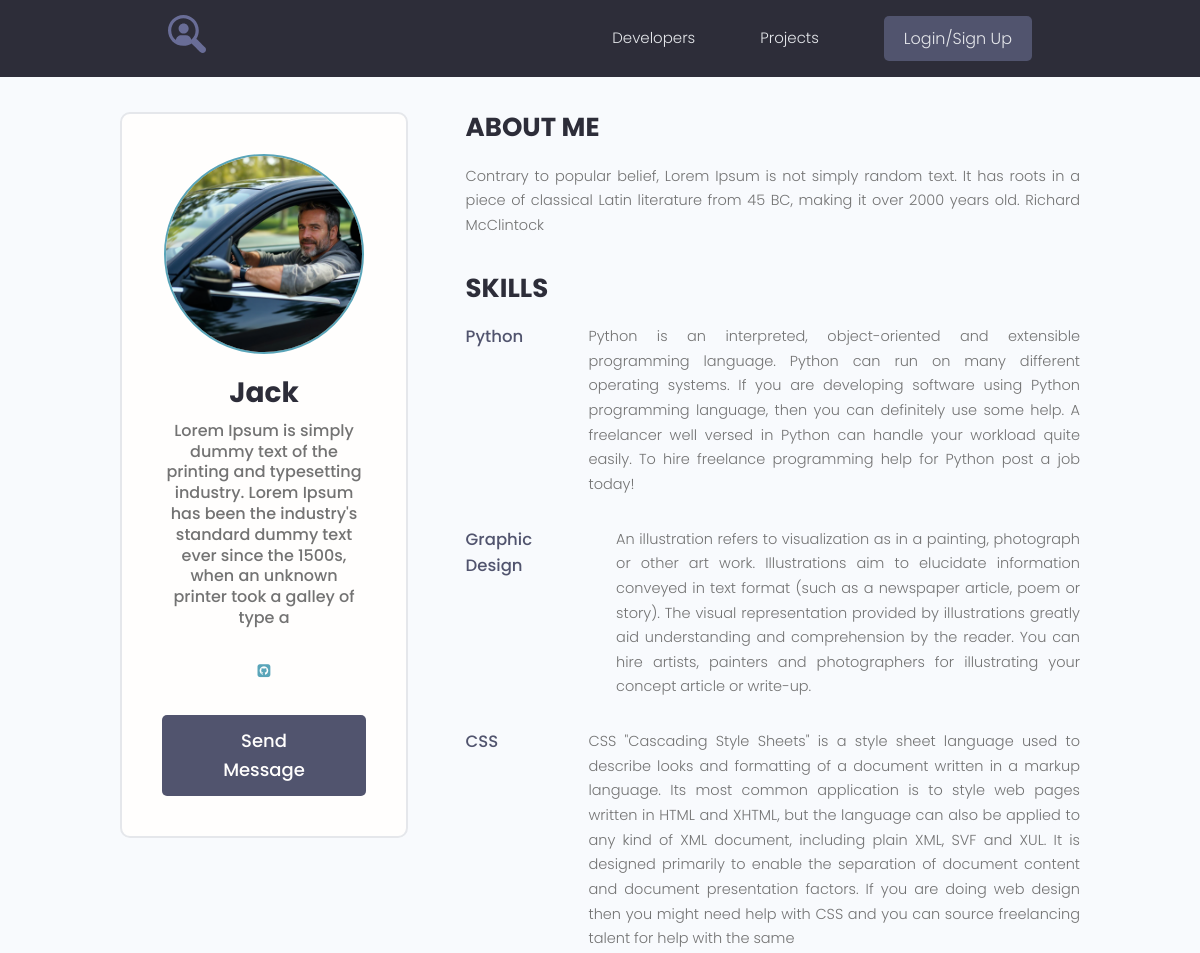
/profile/3/ (upper part), run on an earlier commit of the app's database.
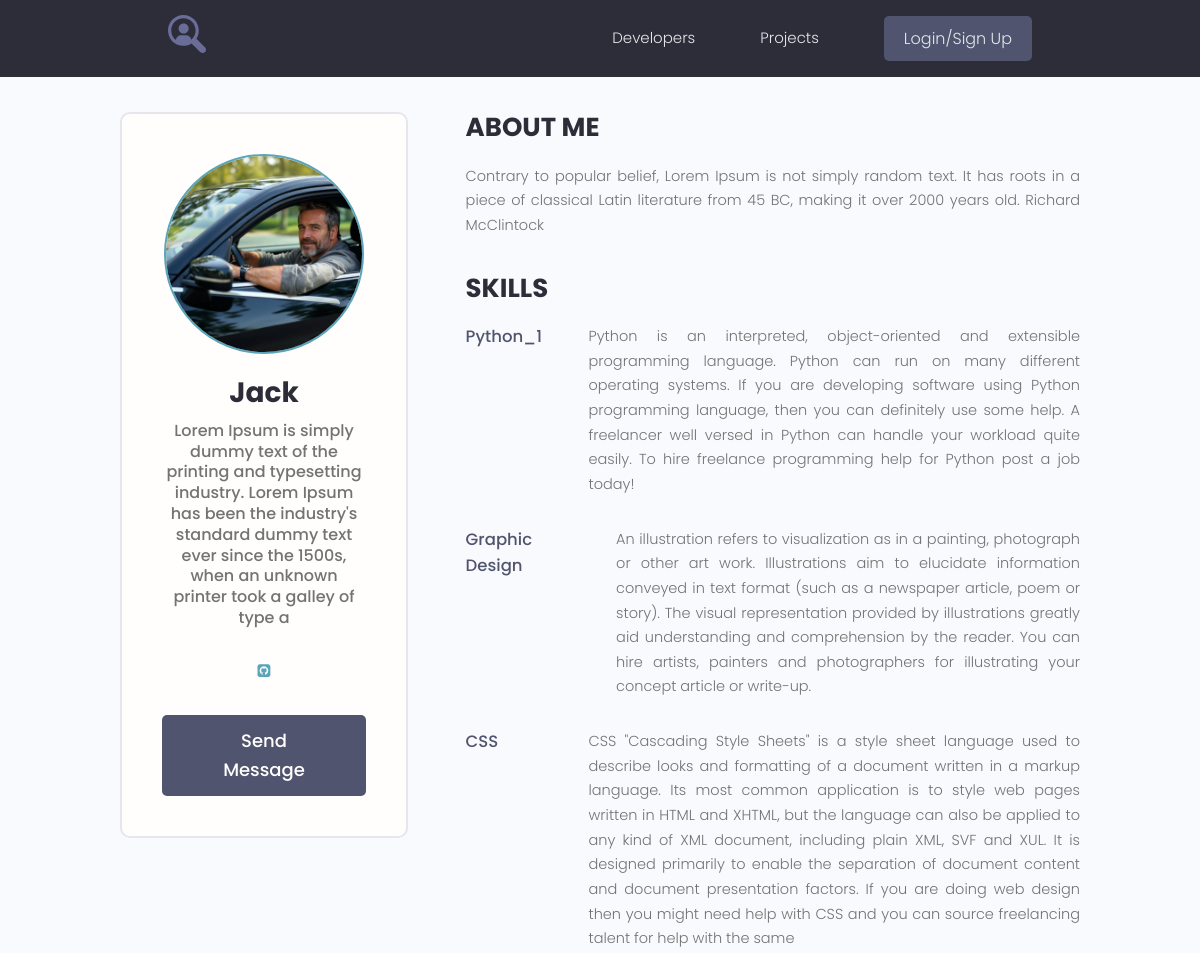
And on a later commit of the database.
### users/models.py (models this page shows)
class Skill(models.Model):
    owner = models.ForeignKey(Profile, on_delete=models.CASCADE, null=True, blank=True)
    name = models.CharField(max_length=200, null=True, blank=True)
    description = models.TextField(null=True, blank=True)
    created = models.DateTimeField(auto_now_add=True)
    def __str__(self):
        return f"{self.name}"

### users/views.py (the view)
# urls.py: path("profile/<str:pk>/", views.user_profile, name="user_profile"),
def user_profile(request, pk):
    prof = Profile.objects.get(id=pk)
    top_skills = prof.skill_set.exclude(description__exact="")
    other_skills = prof.skill_set.filter(description="")
    context = {
        'profile': prof,
        'top_skills': top_skills,
        "other_skills": other_skills
    }
    return render(request, 'users/profile.html', context)

### projects/models.py (called while the page is built)
    def __str__(self):
        return self.name

### users/templates/users/profile.html (shortened to what this page needs)
{% extends 'projects/base.html' %}
{% block content %}
<main class="profile my-md">
    <div class="container">
        <div class="layout">
            <div class="column column--1of3">
                <div class="card text-center">
                    <div class="card__body dev">
                        <img class="avatar avatar--xl" src="{{ profile.profile_image.url }}"/>
                        <h2 class="dev__name">{{ profile.name }}</h2>
                        <p class="dev__title">{{ profile.short_info }}</p>
                        <ul class="dev__social">
                            {% if profile.social_github %}
                            <li>
                                <a title="Github" href="{{ profile.social_github }}" target="_blank"><i
                                        class="fa fa-github-square"></i></a>
                            </li>
                            {% endif %}
                        </ul>
                        {% if request.user.profile.id != profile.id %}
                        <a href="{% url 'create-message' profile.id %}" class="btn btn--sub btn--lg">Send Message </a>
                        {% endif %}
                    </div>
                </div>
            </div>
            <div class="column column--2of3">
                <div class="devInfo">
                    <h3 class="devInfo__title">About Me</h3>
                    <p class="devInfo__about">
                        {{ profile.bio }}
                    </p>
                </div>
                <div class="devInfo">
                    <h3 class="devInfo__title">Skills</h3>
                    <div class="devInfo__skills">
                        {% for skill in top_skills %}
                        <div class="devSkill">
                            <h4 class="devSkill__title">{{ skill.name }}</h4>
                            <p class="devSkill__info">
                                {{ skill.description }}
                            </p>
                        </div>
                        {% endfor %}
                    </div>
                </div>
            </div>
        </div>
    </div>
</main>
{% endblock %}

What changed in the data, as far as the page shows it:
changed Skill: name "Python" → "Python_1"
